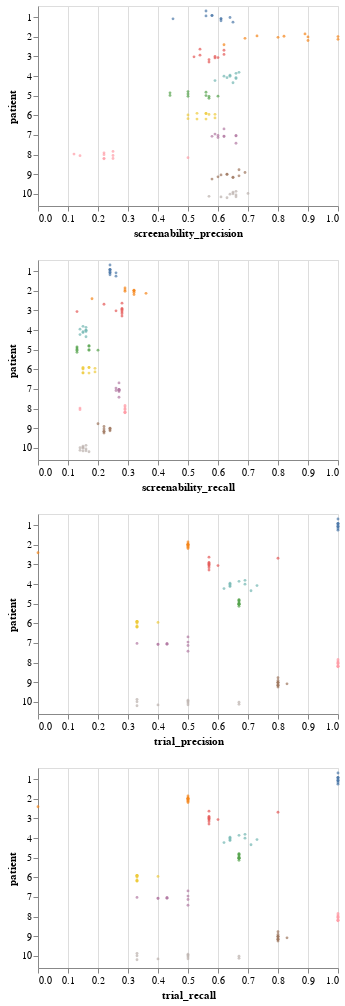

Write notebook code for a chart like this one.
### Code cell
def make_stripplot(df=df, temperature=0):
    return (
        alt.Chart(df)
        .mark_circle(size=8)
        .encode(
            y="patient:N",
            x=alt.X(
                alt.repeat("row"), type="quantitative", scale=alt.Scale(domain=[0, 1])
            ),
            yOffset="jitter:Q",
            color=alt.Color("patient:N").legend(None),
        )
        .transform_filter(datum.temperature == temperature)
        .transform_calculate(
            # Generate Gaussian jitter with a Box-Muller transform
            jitter="sqrt(-2*log(random()))*cos(2*PI*random())"
        )
        .properties(width=300, height=200)
        .repeat(
            row=[
                "screenability_precision",
                "screenability_recall",
                "trial_precision",
                "trial_recall",
            ]
        )
    )
make_stripplot(temperature=0)

### Figure 1 — Vega-Lite specification as saved in the notebook (floating-point values rounded to 4 significant figures; data arrays with more than 128 entries replaced by an {"elided": "..."} marker saying what was removed)
{"config": {"view": {"continuousWidth": 300, "continuousHeight": 300}}, "repeat": {"row": ["screenability_precision", "screenability_recall", "trial_precision", "trial_recall"]}, "spec": {"data": {"name": "data-773435aafd8e3d9205840bc842cea72e"}, "mark": {"type": "circle", "size": 8}, "encoding": {"color": {"field": "patient", "legend": null, "type": "nominal"}, "x": {"field": {"repeat": "row"}, "scale": {"domain": [0, 1]}, "type": "quantitative"}, "y": {"field": "patient", "type": "nominal"}, "yOffset": {"field": "jitter", "type": "quantitative"}}, "height": 200, "transform": [{"filter": "(datum.temperature === 0)"}, {"calculate": "sqrt(-2*log(random()))*cos(2*PI*random())", "as": "jitter"}], "width": 300}, "$schema": "https://vega.github.io/schema/vega-lite/v5.8.0.json", "datasets": {"data-773435aafd8e3d9205840bc842cea72e": {"elided": "200 records"}}}
